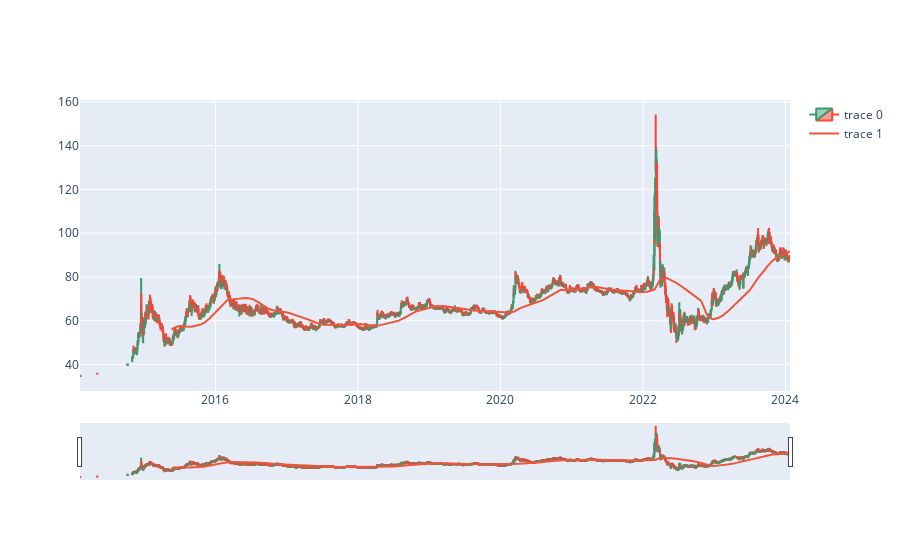

Notebook code cell kept with this figure:
### Code cell
fig = go.Figure(data=[go.Candlestick(x=data['date'],
                open=data['open'],
                high=data['high'],
                low=data['low'],
                close=data['close']),
                go.Scatter(mode="lines", x=data['date'], y=data["ma200"])])
fig.layout.yaxis.fixedrange = False
fig.show()

### Figure 1 — Plotly figure (JSON) as saved in the notebook; plotly's stock layout.template omitted (floating-point values rounded to 4 significant figures; data arrays with more than 128 entries replaced by an {"elided": "..."} marker saying what was removed)
{"data": [{"close": {"elided": "3122 float values"}, "high": {"elided": "3122 float values"}, "low": {"elided": "3122 float values"}, "open": {"elided": "3122 float values"}, "type": "candlestick", "x": {"elided": "3122 str values"}}, {"mode": "lines", "type": "scatter", "x": {"elided": "3122 str values"}, "y": {"elided": "3122 float values"}}], "layout": {"yaxis": {"fixedrange": false}}}
